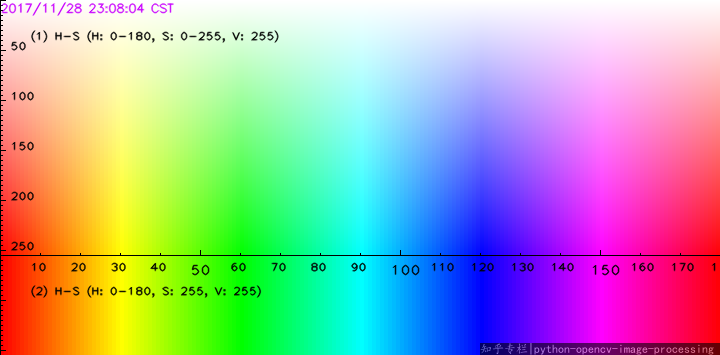
#> input picture CV/2025/HSVopenCV.png, 720 x 355 px
$ python 2-colourExtraction.py
#> lines starting #> are read from the running program, lines starting #| are printed output that depends on the picture; after the words box and inside, x2 and y2 are one past the last pixel; in counts of white or black regions, pixels touching at a corner belong together
import cv2

hsvImg = cv2.imread('HSVopenCV.png')
#> hsvImg is the input picture: shape (355, 720, 3); mean B, G, R 170.7, 171.1, 169.8
appleImg = cv2.imread('apples.jpg')
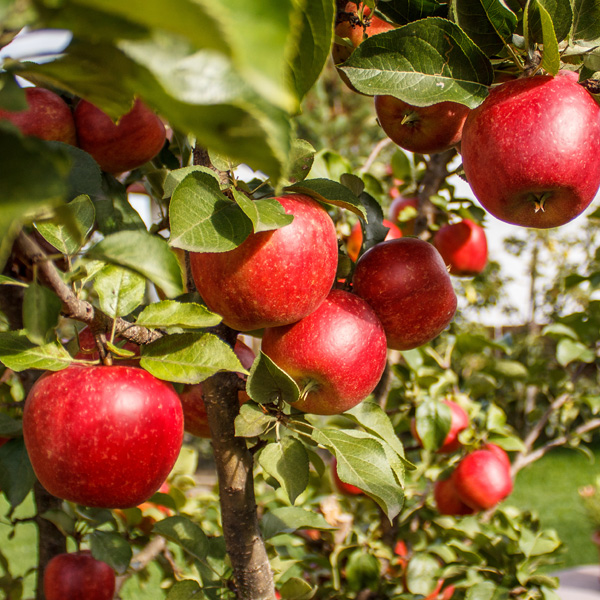
#> input picture CV/2025/apples.jpg, 600 x 600 px
#> appleImg is the input picture: shape (600, 600, 3); mean B, G, R 50.2, 97.8, 131.9

### 1: convert the image to HSV colour space
hsv_apple = cv2.cvtColor(appleImg, cv2.COLOR_BGR2HSV)
#> hsv_apple: shape (600, 600, 3); mean H, S, V 31.7, 176.2, 134.2
hsv_hsvImg = cv2.cvtColor(hsvImg, cv2.COLOR_BGR2HSV)
#> hsv_hsvImg: shape (355, 720, 3); mean H, S, V 89.4, 162.1, 249.9


### 2: define colour mask for red apples
lower_red = (0, 10, 100)  # lower bound for red in HSV
upper_red = (20, 255, 255)  # upper bound for red in HSV

lower_purple = (170, 10, 100)
upper_purple = (180, 255, 255)  # upper bound for red in HSV

### 3: create a binary mask for red apples
appleMask = cv2.inRange(hsv_apple, lower_red, upper_red) + cv2.inRange(hsv_apple, lower_purple, upper_purple)
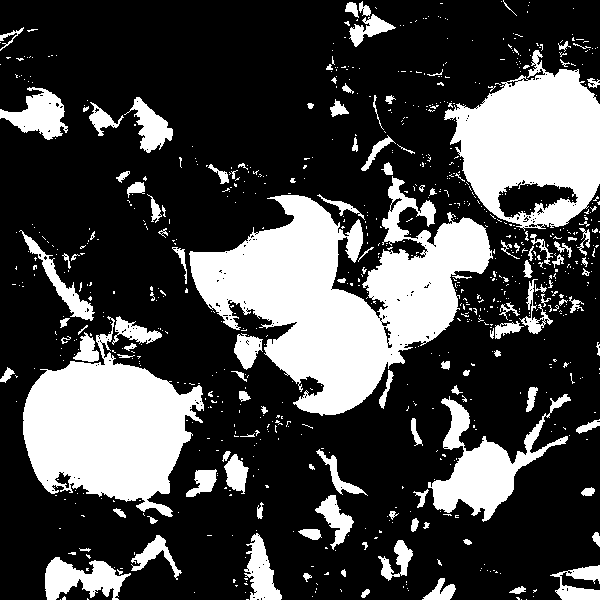
#> appleMask: shape (600, 600); 27.8% white; 829 white regions (706 under 20 px), largest, box (x1, y1, x2, y2) and area: (189, 176, 493, 416) 33123, (23, 316, 204, 517) 19534, (444, 50, 600, 231) 16553
coneMask = cv2.inRange(hsv_hsvImg, lower_red, upper_red) + cv2.inRange(hsv_hsvImg, lower_purple, upper_purple)
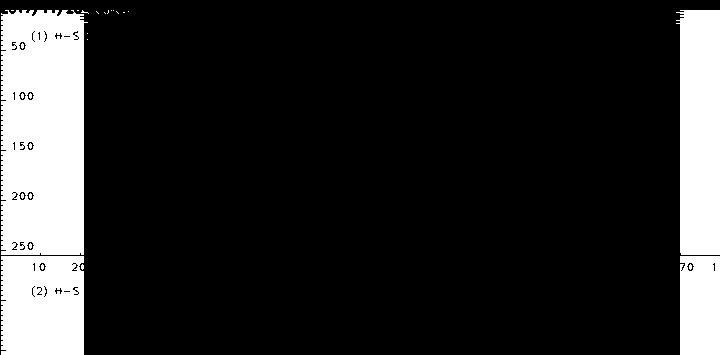
#> coneMask: shape (355, 720); 16.2% white; 27 white regions (23 under 20 px), largest, box (x1, y1, x2, y2) and area: (1, 10, 88, 255) 19587, (676, 10, 720, 255) 9798, (1, 256, 84, 355) 7994, (680, 256, 720, 355) 3899
print(coneMask)
#> (printed output is left out)

### 4: apply the mask to the image
appleResult = cv2.bitwise_and(appleImg, appleImg, mask=appleMask)
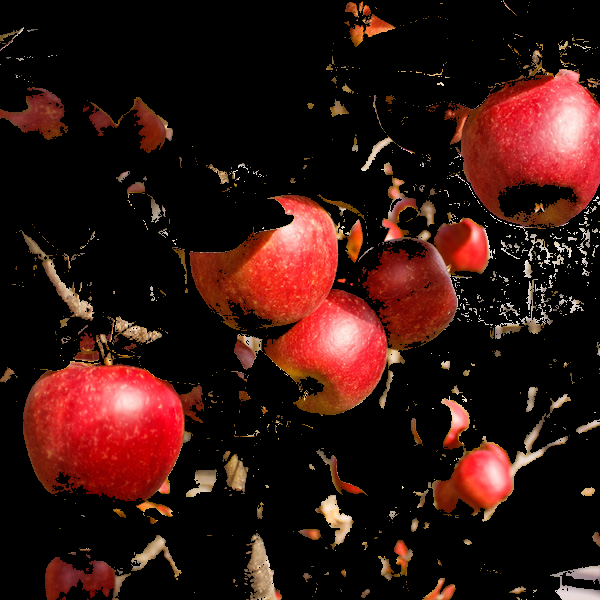
#> appleResult: shape (600, 600, 3); mean B, G, R 16.2, 20.6, 50.5
coneResult = cv2.bitwise_and(hsvImg, hsvImg, mask=coneMask)
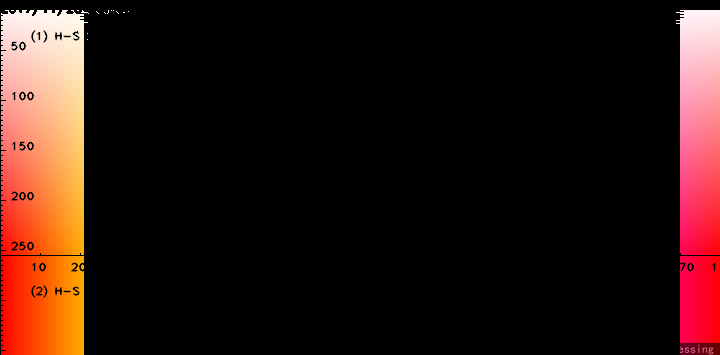
#> coneResult: shape (355, 720, 3); mean B, G, R 15.7, 20.3, 40.9

cv2.imshow('apple', appleResult)
cv2.imshow('cone', coneResult)
cv2.waitKey(0)  # Wait for a key press to close the window
